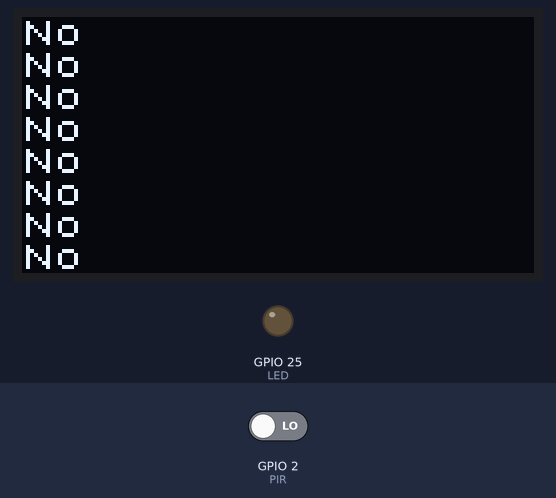
Recording of a program running on a simulated ESP32. Parts: 128×64 one-colour display, output pins drawn as LEDs (lit = HIGH). The inputs (shaded band) are chosen by the test bench; at power-on: GPIO 2 (PIR) LOW.

Above: at 1.2 s.
1.3 s: GPIO 2 (PIR) driven HIGH
At 1.8 s:
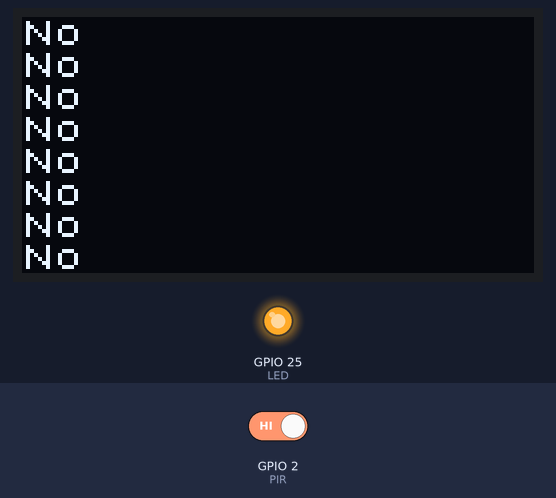
2.8 s: GPIO 2 (PIR) driven LOW
At 3.1 s:
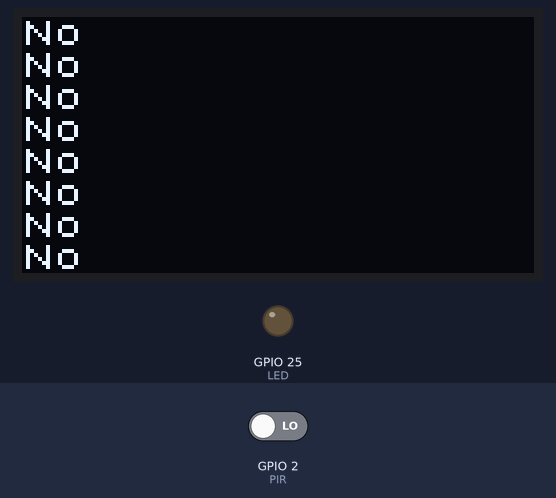
Timing chart, 0 to 5.8 s (numbered marks = the images above; inputs shaded):
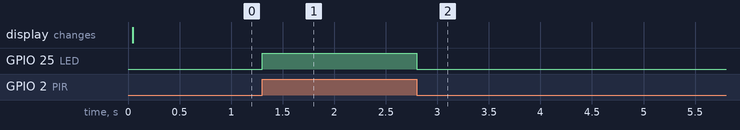

The program:

main.cpp
```cpp
#include <Arduino.h>
#include <U8x8lib.h>
#define LED 25
#define PIR 2 // Add the pin you used to connect the PIR

U8X8_SSD1306_128X64_NONAME_SW_I2C u8x8(/* clock=*/ 15, /* data=*/ 4, /* reset=*/ 16);

void setup() {
  u8x8.begin();
  u8x8.setFont(u8x8_font_chroma48medium8_r);
  pinMode(LED,OUTPUT); // Sets the LED as an output
  pinMode(PIR,INPUT); // Sets the PIR as an input
  // put your setup code here, to run once:
}

void loop() {
  // put your main code here, to run repeatedly:
  bool motion = digitalRead(PIR); // Read the PIR
  if (motion)
  {
    digitalWrite(LED,HIGH); // Turns on the LED
    u8x8.println("yes");
    //delay(1000);
  }
  else
  {
    digitalWrite(LED,LOW);
    u8x8.println("No");
    //delay(1000);
  }
}
```

Measured:
- after the input at 1.3 s, GPIO 25 (LED): LOW → HIGH at once
- after the input at 2.8 s, GPIO 25 (LED): HIGH → LOW at once
